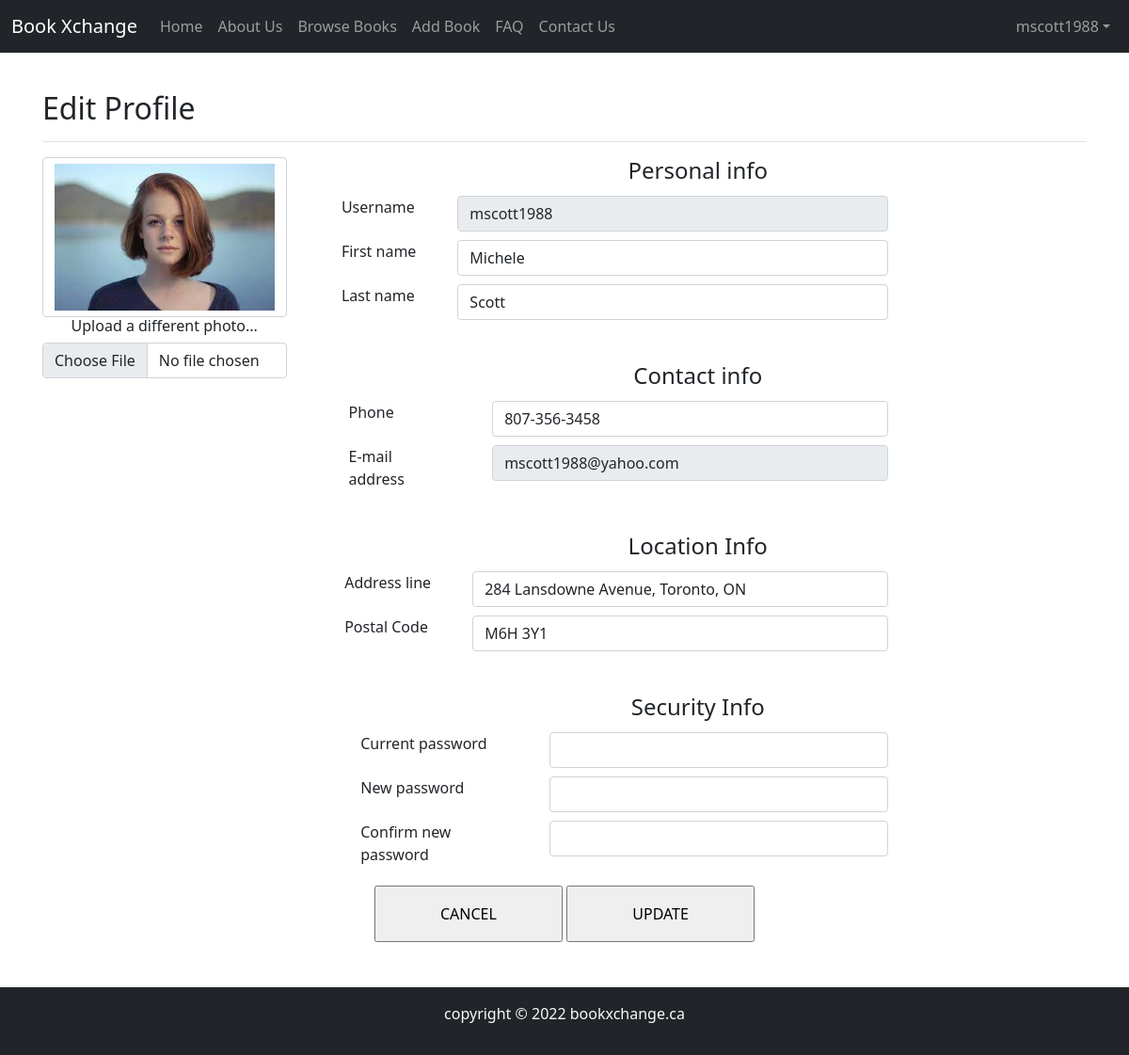
/editprofile.php (signed in), run on the app's committed database.
### tables this page shows
CREATE TABLE `registered_user` (
  `User_id` int(11) NOT NULL,
  `UserName` text NOT NULL,
  `Password` text NOT NULL,
  `FirstName` text NOT NULL,
  `LastName` text NOT NULL,
  `PhoneNumber` text NOT NULL,
  `Email` text NOT NULL,
  `Address` text NOT NULL,
  `PostalCode` text NOT NULL,
  `Image` text NOT NULL,
  `Created_Date` timestamp NOT NULL DEFAULT current_timestamp()
);

### session.php (called while the page is built, shortened)
<?php
$user_check=$_SESSION['email'];
?>

### editprofile.php (the view, shortened to what this page needs)
  <?php
   include('session.php');
   function logged_in(){
     if(isset($_SESSION['email'])){
       return true;
     }
     else{
       return false;
     }
   }
  $sql="SELECT * FROM registered_user WHERE Email='$user_check'";
  ?>
<?php if(logged_in()){ ?>
  <?php
  $result=mysqli_query($connection,$sql);
  while($rows=mysqli_fetch_array($result)){
  ?>
  <!DOCTYPE html>
  <html lang="en">
  <head>
      <link rel="stylesheet" href="Assets/bootstrap.css">
      <link rel="stylesheet" href="Assets/style.css">
  </head>
  <body>
      <nav class="navbar navbar-expand-md navbar-dark bg-dark mb-4">
        <div class="container-fluid">
          <a class="navbar-brand" href="index.php">Book Xchange</a>
          <div class="collapse navbar-collapse" id="navbarCollapse">
            <ul class="navbar-nav me-auto mb-2 mb-md-0">
              <li class="nav-item">
                <a class="nav-link" aria-current="page" href="index.php">Home</a>
              </li>
              <li class="nav-item">
                <a class="nav-link" href="aboutus.php">About Us</a>
              </li>
              <li class="nav-item">
                <a class="nav-link" href="browse.php">Browse Books</a>
              </li>
              <?php if(logged_in()){ ?>
            <li class="nav-item">
                <a class="nav-link" href="addbook.php">Add Book</a>
            </li>
           <?php } ?>
              <li class="nav-item">
                <a class="nav-link" href="faq.php">FAQ</a>
              </li>
              <li class="nav-item">
                <a class="nav-link" href="contactus.php">Contact Us</a>
              </li>
            </ul>
            <ul class="navbar-nav navbar-right">
              <li class="nav-item dropdown">
                  <a class="nav-link dropdown-toggle" href="#" id="dropdown04" data-bs-toggle="dropdown" aria-expanded="false"><?php echo $rows['UserName']; ?></a>
              </li>
        </ul>
          </div>
        </div>
      </nav>
      <form class="form-horizontal" action="editprofile.php"
            method="POST" enctype="multipart/form-data">
      <main class="flex-shrink-0">
        <div class="container">
          <div class="d-flex justify-content-between flex-wrap flex-md-nowrap align-items-center pt-3 pb-2 mb-3 border-bottom">
            <h2>Edit Profile</h2>
          </div>
        <div class="row">
            <div class="col-md-3">
              <div class="text-center">
                <img src="<?php echo "Images/profile/".$rows['Image']; ?>"  class="form-control" >
                <h6>Upload a different photo...</h6>
                <input type="file" name="userImage" value="<?php echo "<img src='Images/profile/".$rows['Image']."'"?>" class="form-control" accept="image/png, image/jpg, image/jpeg">
              </div>
            </div>
            <div class="col-md-9 personal-info ">
                  <div class="panel panel-default">
                  <div class="panel-heading">
                  <h4 class="panel-title">Personal info</h4>
                  </div>
                 <div class="col-md-9 personal-info ">
                  <table  class="table table-sm profileborder">
                    <tr>
                      <td><label class="col-sm-7 control-label" style="text-align: left;">Username</label></td>
                      <td><input type="text" class="form-control" disabled="true" value="<?php echo $rows['UserName']; ?>"></td>
                    </tr>
                    <tr>
                      <td><label class="col-sm-7 control-label" style="text-align: left;">First name</label></td>
                      <td><input type="text" class="form-control" name="fname" value="<?php echo $rows['FirstName']; ?>"></td>
                    </tr>
                    <tr>
                      <td><label class="col-sm-7 control-label" style="text-align: left;">Last name</label></td>
                      <td><input type="text" class="form-control" name="lname" value="<?php echo $rows['LastName']; ?>"></td>
                    </tr>
                    </table>
                </div>
              </div>
                <br>
                <div class="panel panel-default">
                  <div class="panel-heading">
                  <h4 class="panel-title">Contact info</h4>
                  </div>
                  <div class="col-md-9 personal-info ">
                  <table  class="table table-sm profileborder">
                      <tr>
                        <td><label class="col-sm-7 control-label" style="text-align: left;">Phone</label></td>
                        <td><input type="tel" class="form-control" name="phone" value="<?php echo $rows['PhoneNumber']; ?>" ></td>
                      </tr>
                      <tr>
                        <td><label class="col-sm-7 control-label" style="text-align: left;">E-mail address</label></td>
                        <td><input type="email" class="form-control" name="email" value="<?php echo $rows['Email']; ?>" disabled="true"></td>
                      </tr>
                  </table>
                  </div>
                </div>
                  <br>
              <div class="panel panel-default">
                <div class="panel-heading">
                <h4 class="panel-title">Location Info</h4>
                </div>
                <div class="col-md-9 personal-info ">
                <table  class="table table-sm profileborder">
                    <tr>
                      <td><label class="col-sm-7 control-label" style="text-align: left;">Address line</label></td>
                      <td><input type="text" class="form-control" name="address" value="<?php echo $rows['Address']; ?>"></td>
                    </tr>
                    <tr>
                      <td><label class="col-sm-7 control-label" style="text-align: left;">Postal Code</label></td>
                      <td><input type="text" class="form-control" name="postalcode" value="<?php echo $rows['PostalCode']; ?>"></td>
                    </tr>
                </table>
                </div>
              </div>
              <br>
              <div class="panel panel-default">
                <div class="panel-heading">
                <h4 class="panel-title">Security Info</h4>
                </div>
                <div class="col-md-9 personal-info ">
                <table  class="table table-sm profileborder">
                    <tr>
                      <td><label class="col-sm-7 control-label" style="text-align: left;">Current password</label></td>
                      <td><input type="password" name="old" class="form-control" ></td>
                    </tr>
                    <tr>
                      <td><label class="col-sm-7 control-label" style="text-align: left;">New password</label></td>
                      <td><input type="password" name="new" class="form-control"></td>
                    </tr>
                    <tr>
                      <td><label class="col-sm-7 control-label" style="text-align: left;">Confirm new password</label></td>
                      <td><input type="password" name="confirm" class="form-control"></td>
                    </tr>
                </table>
                </div>
              </div>
            </div>
        </div>
      <input type="submit" value="CANCEL" style="width:200px;height:60px;"></a>
      <input type="submit" value="UPDATE"  name="update" img src="Images/update.png" alt="UpdateButton" style="width:200px;height:60px;"></a>
      </div>
      <br><br>
      </main>
  </form>
  <footer class="footer bg-dark mt-auto py-3 bg-light">
    <div class="container">
        <p class="text-light">copyright © 2022 bookxchange.ca</p>
    </div>
  </footer>
  </body>
  </html>
  <?php
  }
  ?>
<?php  } else {
    echo ("<script LANGUAGE='JavaScript'>window.alert('Login to your account');window.location.href='signin.php';</script>");
}

### Assets/style.css (style rules this page uses)
html, body { height: 100%; }
body { min-height: 100%; }
.profileborder { border-bottom-color: transparent; }
.container { width: auto; padding: 0 15px; text-align: center; }

### data on the page
registered_user: UserName "mscott1988", Image (picture), fname "Michele", lname "Scott", phone "807-356-3458", email "mscott1988@yahoo.com", address "284 Lansdowne Avenue, Toronto, ON", postalcode "M6H 3Y1"
